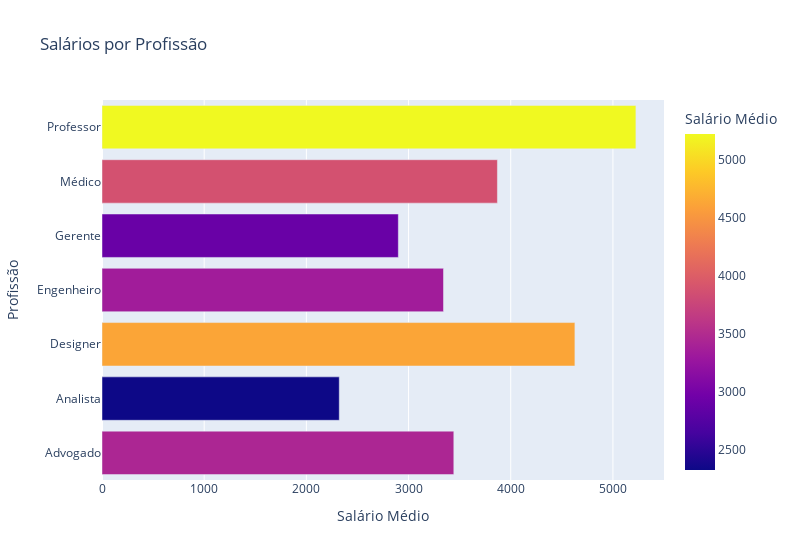

The code cell stored with this chart in its notebook:
### Markdown cell above
Para termos a opção de mudar a cor e tamanho:

### Code cell
salario_por_profissao = df.groupby('Profissão')['Salário'].mean().reset_index()

fig = px.bar(salario_por_profissao, x='Salário', y='Profissão', orientation='h',
             title='Salários por Profissão',
             labels={'Salário': 'Salário Médio', 'Profissão': 'Profissão'},
             color='Salário',  # Especificando a cor baseada nos valores de salário
             width=800)        # Definindo a largura do gráfico em pixels

fig.show()

### Figure 1 — Plotly figure (JSON) as saved in the notebook; plotly's stock layout.template omitted (floating-point values rounded to 4 significant figures)
{"data": [{"hovertemplate": "Salário Médio=%{marker.color}<br>Profissão=%{y}<extra></extra>", "legendgroup": "", "marker": {"color": [3443.0, 2322.0, 4628.0, 3342.0, 2900.0, 3870.0, 5225.0], "coloraxis": "coloraxis", "pattern": {"shape": ""}}, "name": "", "orientation": "h", "showlegend": false, "textposition": "auto", "type": "bar", "x": [3443.0, 2322.0, 4628.0, 3342.0, 2900.0, 3870.0, 5225.0], "xaxis": "x", "y": ["Advogado", "Analista", "Designer", "Engenheiro", "Gerente", "Médico", "Professor"], "yaxis": "y"}], "layout": {"barmode": "relative", "coloraxis": {"colorbar": {"title": {"text": "Salário Médio"}}, "colorscale": [[0, "#0d0887"], [0.1111, "#46039f"], [0.2222, "#7201a8"], [0.3333, "#9c179e"], [0.4444, "#bd3786"], [0.5556, "#d8576b"], [0.6667, "#ed7953"], [0.7778, "#fb9f3a"], [0.8889, "#fdca26"], [1, "#f0f921"]]}, "legend": {"tracegroupgap": 0}, "title": {"text": "Salários por Profissão"}, "width": 800, "xaxis": {"anchor": "y", "domain": [0, 1], "title": {"text": "Salário Médio"}}, "yaxis": {"anchor": "x", "domain": [0, 1], "title": {"text": "Profissão"}}}}
